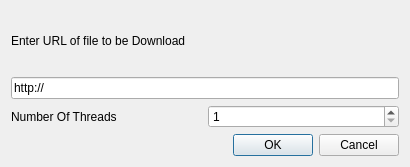
<?xml version="1.0" encoding="UTF-8"?>
<ui version="4.0">
 <class>Dialog</class>
 <widget class="QDialog" name="Dialog">
  <property name="geometry">
   <rect>
    <x>0</x>
    <y>0</y>
    <width>410</width>
    <height>167</height>
   </rect>
  </property>
  <property name="windowTitle">
   <string>YAD - New Download</string>
  </property>
  <layout class="QVBoxLayout" name="verticalLayout">
   <item>
    <widget class="QLabel" name="label">
     <property name="text">
      <string>Enter URL of file to be Download</string>
     </property>
    </widget>
   </item>
   <item>
    <widget class="QLineEdit" name="lineEdit">
     <property name="text">
      <string>http://</string>
     </property>
    </widget>
   </item>
   <item>
    <layout class="QHBoxLayout" name="horizontalLayout">
     <item>
      <widget class="QLabel" name="label_2">
       <property name="text">
        <string>Number Of Threads</string>
       </property>
      </widget>
     </item>
     <item>
      <widget class="QSpinBox" name="spinBox">
       <property name="minimum">
        <number>1</number>
       </property>
       <property name="maximum">
        <number>200</number>
       </property>
      </widget>
     </item>
    </layout>
   </item>
   <item>
    <widget class="QDialogButtonBox" name="buttonBox">
     <property name="orientation">
      <enum>Qt::Horizontal</enum>
     </property>
     <property name="standardButtons">
      <set>QDialogButtonBox::Cancel|QDialogButtonBox::Ok</set>
     </property>
    </widget>
   </item>
  </layout>
 </widget>
 <resources/>
 <connections>
  <connection>
   <sender>buttonBox</sender>
   <signal>accepted()</signal>
   <receiver>Dialog</receiver>
   <slot>accept()</slot>
   <hints>
    <hint type="sourcelabel">
     <x>248</x>
     <y>254</y>
    </hint>
    <hint type="destinationlabel">
     <x>157</x>
     <y>274</y>
    </hint>
   </hints>
  </connection>
  <connection>
   <sender>buttonBox</sender>
   <signal>rejected()</signal>
   <receiver>Dialog</receiver>
   <slot>reject()</slot>
   <hints>
    <hint type="sourcelabel">
     <x>316</x>
     <y>260</y>
    </hint>
    <hint type="destinationlabel">
     <x>286</x>
     <y>274</y>
    </hint>
   </hints>
  </connection>
 </connections>
</ui>
